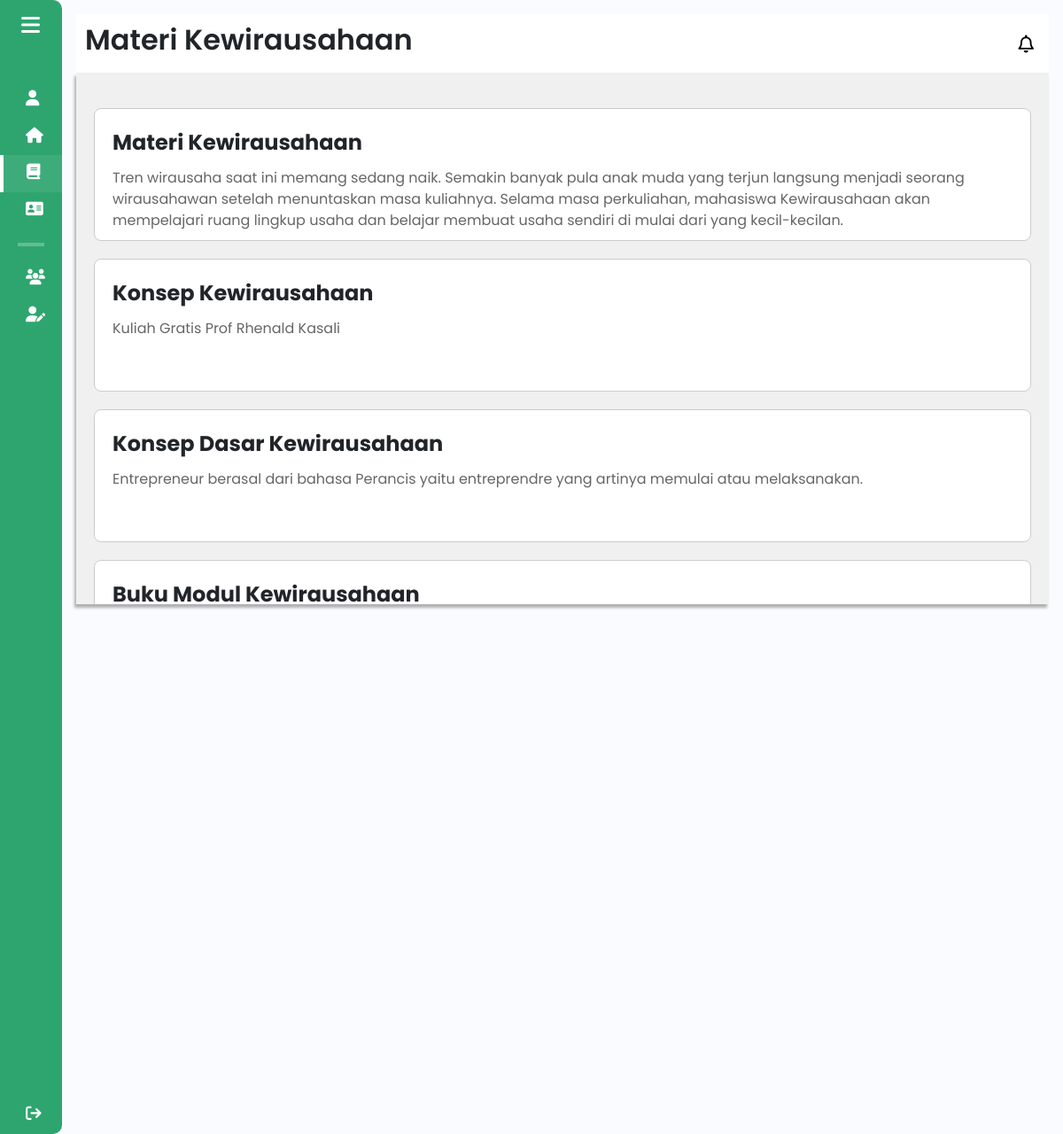
Screenshot of /components/pages/mahasiswa/materikewirausahaan_mahasiswa.php (signed in) with the database file from the repository.
### tables this page shows
CREATE TABLE `materi_kewirausahaan` (
  `id` int(11) NOT NULL,
  `judul` varchar(30) NOT NULL,
  `file_path` varchar(300) NOT NULL,
  `deskripsi` varchar(1000) NOT NULL
);

### components/pages/mahasiswa/materikewirausahaan_mahasiswa.php (the view, shortened to what this page needs)
<!DOCTYPE html>
<html lang="en">
<head>
    <link href="https://cdn.lineicons.com/4.0/lineicons.css" rel="stylesheet">
    <link href="https://cdn.jsdelivr.net/npm/bootstrap@5.3.0-alpha3/dist/css/bootstrap.min.css" rel="stylesheet">
    <link rel="stylesheet" href="/Aplikasi-Kewirausahaan/assets/css/mahasiswa/materikewirausahaan_mahasiswa.css">
</head>
<body>
    <div class="wrapper">
        <?php
        include 'sidebar_mahasiswa.php';
        ?>
        <div class="main p-3">
            <div class="main_header">
                <?php
                    include 'header_mahasiswa.php';
                ?>
            </div>
            <div class="main_wrapper">
                <?php
                include $_SERVER['DOCUMENT_ROOT'] . '/Aplikasi-Kewirausahaan/config/db_connection.php';
                $sql = "SELECT * FROM materi_kewirausahaan";
                $result = $conn->query($sql);
                if ($result === false) {
                    echo "<p>Error pada query: " . $conn->error . "</p>";
                } elseif ($result->num_rows > 0) {
                    while ($row = $result->fetch_assoc()) {
                        echo '<div class="container_materi" onclick="showDetailModal(\'' . $row["id"] . '\', \'' . htmlspecialchars($row["judul"]) . '\', \'' . htmlspecialchars($row["deskripsi"]) . '\', \'' . htmlspecialchars($row["file_path"]) . '\')">';
                        echo '<div class="judul_materi">' . htmlspecialchars($row["judul"]) . '</div>';
                        echo '<div class="deskripsi_materi">' . htmlspecialchars($row["deskripsi"]) . '</div>';
                        echo '</div>';
                    }
                } else {
                    echo "<p>Belum ada materi ditambahkan</p>";
                }
                ?>
            </div>
        </div>
    </div>
</body>
</html>

### assets/css/mahasiswa/materikewirausahaan_mahasiswa.css (style rules this page uses)
body { font-family: "Poppins", sans-serif; overflow: hidden; }
.wrapper { display: flex; }
.main { min-height: 100vh; width: 100%; overflow: hidden; transition: all 0.35s ease-in-out; background-color: #fafbfe; }
.main_wrapper { width: 100%; height: 600px; background-color: #f0f0f0; box-shadow: -2px 4px 3px rgba(0, 0, 0, 0.3); margin: 0 auto; padding: 20px; overflow-y: auto; }
.container_materi { margin-top: 20px; border: 1px solid #ccc; border-radius: 8px; padding: 20px; padding-right: 25px; background-color: #fff; width: 100%; overflow: hidden; height: 150px; }
.judul_materi { font-size: 24px; font-weight: bold; margin-bottom: 10px; }
.deskripsi_materi { font-size: 16px; max-height: fit-content; color: #666; padding-right: 20px; }

### assets/css/mahasiswa/sidebar_mahasiswa.css (style rules this page uses)
body { font-family: "Poppins", sans-serif; }
.wrapper { display: flex; }
.main { min-height: 100vh; width: 100%; overflow: hidden; transition: all 0.35s ease-in-out; background-color: #fafbfe; }

### assets/css/mahasiswa/header_mahasiswa.css (style rules this page uses)
body { font-family: "Poppins", sans-serif; }
.main_header { display: flex; justify-content: space-between; align-items: center; padding: 5px; background-color: #fff; }

### rows the page displays
materi_kewirausahaan: judul "Materi Kewirausahaan", deskripsi "Tren wirausaha saat ini memang sedang naik. Semakin banyak pula anak muda yang terjun langsung menjadi seorang wirausahawan setelah menuntaskan masa kuliahnya. Selama masa perkuliahan, mahasiswa Kewirausahaan akan mempelajari ruang lingkup usaha dan belajar membuat usaha sendiri di mulai dari yang kecil-kecilan."
materi_kewirausahaan: judul "Konsep Kewirausahaan", deskripsi "Kuliah Gratis Prof Rhenald Kasali"
materi_kewirausahaan: judul "Konsep Dasar Kewirausahaan", deskripsi "Entrepreneur berasal dari bahasa Perancis yaitu entreprendre yang artinya memulai atau melaksanakan."
materi_kewirausahaan: judul "Buku Modul Kewirausahaan"

### other values shown
$pageTitle "Materi Kewirausahaan"
